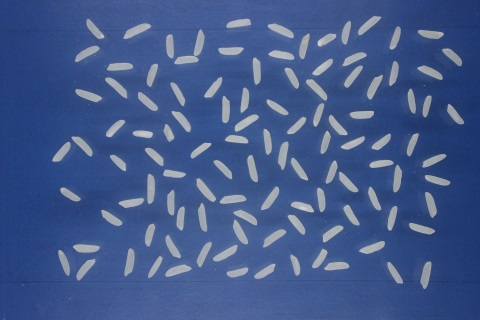
#> input picture REO3/img.jpg, 480 x 320 px
$ python REO3.py   (older library calls are emulated)
#> lines starting #> are read from the running program, lines starting #| are printed output that depends on the picture; after the words box and inside, x2 and y2 are one past the last pixel; in counts of white or black regions, pixels touching at a corner belong together
###### CAPA DE APRESENTAÇÃO #####
print('=-'*78)
print('Aluno: Rafael Novais de Miranda',' '*50,'Disciplina: AVANÇOS CIENTÍFICOS EM GENÉTICA E MELHORAMENTO DE PLANTAS I')
print('Professor: Vinicius Quintão Carneiro',' '*45,'Programa: Genética e Melhoramento de Plantas')
print('=-'*78)
print(' '*50, 'REO 03 - LISTA DE EXERCÍCIOS')
print('=-'*78)
print(' ')

##### Pacotes utilizados #####
import cv2
import numpy as np
from matplotlib import pyplot as plt
from skimage.measure import label, regionprops
from skimage.feature import peak_local_max
from skimage.segmentation import watershed
from scipy import ndimage
import pandas as pd

##### Número do exercício #####
print('EXERCÍCIO 01')
print('Selecione uma imagem a ser utilizada no trabalho prático e realize os seguintes processos utilizando as bibliotecas OPENCV e Scikit-Image do Python:')
print(' ')

##### Questão 1.a #####
print('a) Aplique o filtro de média com cinco diferentes tamanhos de kernel e compare os resultados com a imagem original;')
print('Resposta:')
arquivo = "img.jpg"
img_bgr = cv2.imread(arquivo, 1) #0-->Imagem intensidade, 1-->Imagem original
#> img_bgr is the input picture: shape (320, 480, 3); mean B, G, R 139.1, 89.4, 66.8
img_rgb = cv2.cvtColor(img_bgr,cv2.COLOR_BGR2RGB)
#Filtros - Média
img_fm_1 = cv2.blur(img_rgb, (3,3))
img_fm_2 = cv2.blur(img_rgb, (7,7))
img_fm_3 = cv2.blur(img_rgb, (9,9))
img_fm_4 = cv2.blur(img_rgb, (11,11))
img_fm_5 = cv2.blur(img_rgb, (13,13))
#Apresentação das imagens
plt.figure('Questão 1.a')
plt.subplot(2,3,1)
plt.imshow(img_rgb)
plt.xticks([])
plt.yticks([])
plt.title('Imagem Original')

plt.subplot(2,3,2)
plt.imshow(img_fm_1)
plt.xticks([])
plt.yticks([])
plt.title('03x03')

plt.subplot(2,3,3)
plt.imshow(img_fm_2)
plt.xticks([])
plt.yticks([])
plt.title('07x07')

plt.subplot(2,3,4)
plt.imshow(img_fm_3)
plt.xticks([])
plt.yticks([])
plt.title('09x09')

plt.subplot(2,3,5)
plt.imshow(img_fm_4)
plt.xticks([])
plt.yticks([])
plt.title('11x11')

plt.subplot(2,3,6)
plt.imshow(img_fm_5)
plt.xticks([])
plt.yticks([])
plt.title('13x13')
plt.show()
print('-'*50)
print(' ')

##### Questão 1.b #####
print('b) Aplique diferentes tipos de filtros com pelo menos dois tamanhos de kernel e compare os resultados entre si e com a imagem original.')
print('Resposta:')
arquivo = "img.jpg"
img_bgr = cv2.imread(arquivo, 1)
img_rgb = cv2.cvtColor(img_bgr,cv2.COLOR_BGR2RGB)
#Filtros - Média
img_fm_2 = cv2.blur(img_rgb, (7,7))
img_fm_5 = cv2.blur(img_rgb, (13,13))
#Filtros - Gaussiano
img_fg_2 = cv2.GaussianBlur(img_rgb, (7,7), 0) #média ponderada
img_fg_5 = cv2.GaussianBlur(img_rgb, (13,13), 0) #média ponderada
#Filtros - mediana
img_fmed_2 = cv2.medianBlur(img_rgb, 7)
img_fmed_5 = cv2.medianBlur(img_rgb, 13)
#Filtros - bilateral
img_fb_2 = cv2.bilateralFilter(img_rgb, 7, 7, 3) #tamanho do kernel, intensidade da cor e distancia da ponderação do pixel
img_fb_5 = cv2.bilateralFilter(img_rgb, 13, 13, 3) #tamanho do kernel, intensidade da cor e distancia da ponderação do pixel

#Apresentação das imagens
plt.figure('Questão 1.b')
plt.subplot(5,2,1)
plt.imshow(img_rgb)
plt.xticks([])
plt.yticks([])
plt.title('Imagem Original')

plt.subplot(5,2,3)
plt.imshow(img_fm_2)
plt.xticks([])
plt.yticks([])
plt.title('Média - 07x07')

plt.subplot(5,2,4)
plt.imshow(img_fm_5)
plt.xticks([])
plt.yticks([])
plt.title('Média - 13x13')

plt.subplot(5,2,5)
plt.imshow(img_fg_2)
plt.xticks([])
plt.yticks([])
plt.title('Gaussiano - 07x07')

plt.subplot(5,2,6)
plt.imshow(img_fg_5)
plt.xticks([])
plt.yticks([])
plt.title('Gaussiano - 13x13')

plt.subplot(5,2,7)
plt.imshow(img_fmed_2)
plt.xticks([])
plt.yticks([])
plt.title('Mediana - 07x07')

plt.subplot(5,2,8)
plt.imshow(img_fmed_5)
plt.xticks([])
plt.yticks([])
plt.title('Mediana - 13x13')

plt.subplot(5,2,9)
plt.imshow(img_fb_2)
plt.xticks([])
plt.yticks([])
plt.title('Bilateral - 07x07')

plt.subplot(5,2,10)
plt.imshow(img_fb_5)
plt.xticks([])
plt.yticks([])
plt.title('Bilateral - 13x13')
plt.show()
print('-'*50)
print(' ')

##### Questão 1.c #####
print('c) Realize a segmentação da imagem utilizando o processo de limiarização. Utilizando o reconhecimento de contornos, identifique e salve os objetos de interesse. Além disso, acesse as bibliotecas Opencv e Scikit-Image, verifique as variáveis que podem ser mensuradas e extraia as informações pertinentes (crie e salve uma tabela com estes dados). Apresente todas as imagens obtidas ao longo deste processo.')
print('Resposta:')
# Leitura da imagem
arquivo = "img.jpg"
img_bgr = cv2.imread(arquivo, 1)
img_rgb = cv2.cvtColor(img_bgr,cv2.COLOR_BGR2RGB)

#Separação dos canais
R,G,B = cv2.split(img_rgb)
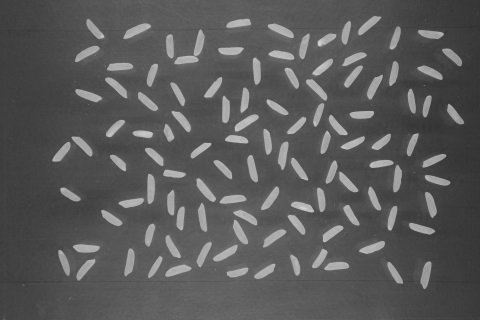
#> G: shape (320, 480); min 49, max 212, mean 89.4
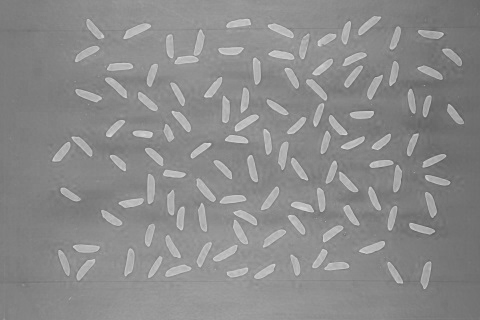
#> B: shape (320, 480); min 93, max 223, mean 139.1
(L, img_limiar_inv) = cv2.threshold(R,0,255,cv2.THRESH_BINARY+cv2.THRESH_OTSU)
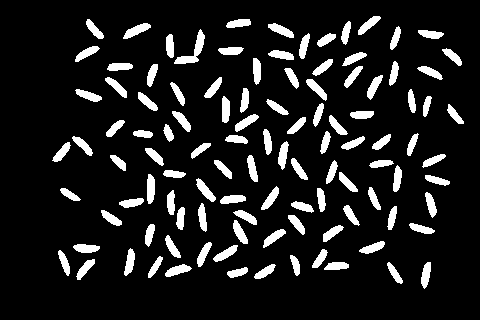
#> img_limiar_inv: shape (320, 480); 11.6% white; 109 white regions
#> L = 106

#Imagem segmentada
img_segmentada = cv2.bitwise_and(img_rgb,img_rgb,mask=img_limiar_inv)
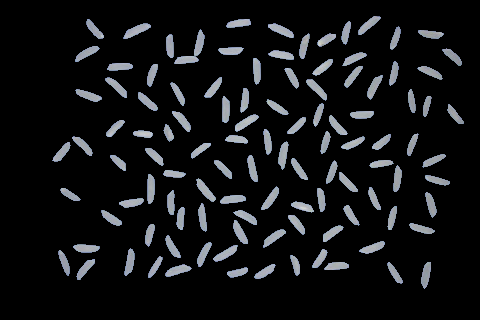
#> img_segmentada: shape (320, 480, 3); mean R, G, B 18.3, 19.3, 20.9
mascara = img_limiar_inv.copy()
cnts,h = cv2.findContours(mascara, cv2.RETR_TREE,cv2.CHAIN_APPROX_SIMPLE)
#> cnts = 109 contours; largest, box (x1, y1, x2, y2) and area: (174, 29, 205, 64) 284, (123, 23, 151, 39) 182, (147, 174, 155, 204) 173, (196, 178, 216, 202) 170, (268, 23, 294, 38) 166; h = 109 rows, first 6: [1, -1, -1, -1], [2, 0, -1, -1], [3, 1, -1, -1], [4, 2, -1, -1], [5, 3, -1, -1], [6, 4, -1, -1]
dimen = []

#Informações das imagens
for (i, c) in enumerate(cnts):

	(x, y, w, h) = cv2.boundingRect(c)
	obj = img_limiar_inv[y:y+h,x:x+w]
	img_rgb = img_segmentada[y:y+h,x:x+w]
	obj_rgb = cv2.cvtColor(img_rgb,cv2.COLOR_BGR2RGB)
	cv2.imwrite('s'+str(i+1)+'.png',obj_rgb)
	cv2.imwrite('sb'+str(i+1)+'.png',obj)

	regiao = regionprops(obj)
	print('Semente: ', str(i+1))
	print('Dimensão da Imagem: ', np.shape(obj))
	print('Medidas Físicas')
	print('Centroide: ', regiao[0].centroid)
	print('Comprimento do eixo menor: ', regiao[0].minor_axis_length)
	print('Comprimento do eixo maior: ', regiao[0].major_axis_length)
	print('Razão: ', regiao[0].major_axis_length / regiao[0].minor_axis_length)
	area = cv2.contourArea(c)
	print('Área: ', area)
	print('Perímetro: ', cv2.arcLength(c,True))

	print('Medidas de Cor')
	min_val_R, max_val_R, min_loc_R, max_loc_R = cv2.minMaxLoc(img_rgb[:,:,0], mask=obj)
	print('Valor Mínimo no R: ', min_val_R, ' - Posição: ', min_loc_R)
	print('Valor Máximo no R: ', max_val_R, ' - Posição: ', max_loc_R)
	med_val_R = cv2.mean(img_rgb[:,:,0], mask=obj)
	print('Média no Componente R: ', med_val_R)

	min_val_G, max_val_G, min_loc_G, max_loc_G = cv2.minMaxLoc(img_rgb[:, :, 1], mask=obj)
	print('Valor Mínimo no G: ', min_val_G, ' - Posição: ', min_loc_G)
	print('Valor Máximo no G: ', max_val_G, ' - Posição: ', max_loc_G)
	med_val_G = cv2.mean(img_rgb[:,:,1], mask=obj)
	print('Média no Componente G: ', med_val_G)

	min_val_B, max_val_B, min_loc_B, max_loc_B = cv2.minMaxLoc(img_rgb[:, :, 2], mask=obj)
	print('Valor Mínimo no Cb: ', min_val_B, ' - Posição: ', min_loc_B)
	print('Valor Máximo no Cb: ', max_val_B, ' - Posição: ', max_loc_B)
	med_val_B = cv2.mean(img_rgb[:,:,2], mask=obj)
	print('Média no Croma com diferença azul: ', med_val_B)
	print('-'*50)
#> this loop made 109 passes
#> (x, y, w, h, regiao, area, min_val_R, max_val_R) on passes 1, 2, 12, 15, 22, 23: (227, 267, 21, 11, 1 regions; box (x1, y1, x2, y2) and area: (0, 0, 21, 11) 141, 117.5, 108, 176), (254, 264, 22, 15, 1 regions; box (x1, y1, x2, y2) and area: (0, 0, 22, 15) 160, 135.5, 107, 178), (124, 248, 11, 28, 1 regions; box (x1, y1, x2, y2) and area: (0, 0, 11, 28) 188, 158.5, 107, 166), (197, 242, 15, 25, 1 regions; box (x1, y1, x2, y2) and area: (0, 0, 15, 25) 175, 147.5, 108, 170), (233, 220, 15, 24, 1 regions; box (x1, y1, x2, y2) and area: (0, 0, 15, 24) 187, 157.5, 108, 175), (288, 215, 17, 20, 1 regions; box (x1, y1, x2, y2) and area: (0, 0, 17, 20) 162, 138.5, 109, 183)
#> (x, y, w, h, regiao, area, min_val_R, max_val_R) on passes 6, 11, 19, 24, 25, 26: (324, 262, 25, 8, 1 regions; box (x1, y1, x2, y2) and area: (0, 0, 25, 8) 161, 133.5, 109, 179), (312, 249, 16, 19, 1 regions; box (x1, y1, x2, y2) and area: (0, 0, 16, 19) 152, 123, 107, 178), (323, 225, 21, 17, 1 regions; box (x1, y1, x2, y2) and area: (0, 0, 21, 17) 169, 144, 107, 179), (233, 210, 24, 15, 1 regions; box (x1, y1, x2, y2) and area: (0, 0, 24, 15) 195, 144.5, 108, 180), (101, 210, 21, 16, 1 regions; box (x1, y1, x2, y2) and area: (0, 0, 21, 16) 164, 139, 108, 175), (176, 207, 9, 23, 1 regions; box (x1, y1, x2, y2) and area: (0, 0, 9, 23) 151, 125.5, 108, 168)
#> (printed output is left out)

razao = regiao[0].major_axis_length / regiao[0].minor_axis_length
dimen += [[str(i + 1), str(h), str(w), str(area), str(razao)]]
dados = pd.DataFrame(dimen)
dados = dados.rename(columns={0: 'Grãos', 1: 'Altura', 2: 'Largura', 3: 'Area', 4: 'Razão'})
dados.to_csv('Medidas.csv', index=False)

print('Total de sementes: ', len(cnts))
print('-'*50)

seg = img_segmentada.copy()
cv2.drawContours(seg,cnts,-1,(0,255,0),2)
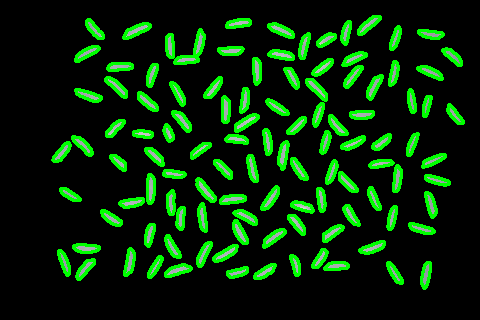
#> seg: shape (320, 480, 3); 13.36% of pixels changed, all inside (x1, y1, x2, y2) = (51, 15, 465, 290)

plt.figure('Questão 1.c')
plt.subplot(1,2,1)
plt.imshow(seg)
plt.xticks([])
plt.yticks([])
plt.title('Contornos')

plt.subplot(1,2,2)
plt.imshow(img_rgb)
plt.xticks([])
plt.yticks([])
plt.title('Arroz')
plt.show()
print('-'*50)
print(' ')

##### Questão 1.d #####
print('d) Utilizando máscaras, apresente o histograma somente dos objetos de interesse.')
print('Resposta:')

s82 = 's82.png'
s82_bgr = cv2.imread(s82, 1)
s82 = cv2.cvtColor(s82_bgr, cv2.COLOR_BGR2RGB)
sb82 = "sb82.png"
sb82_bgr = cv2.imread(sb82, 0)
hist_segmentada_R_1 = cv2.calcHist([s82],[0], sb82_bgr, [256],[0,256])
hist_segmentada_G_1 = cv2.calcHist([s82],[1], sb82_bgr, [256],[0,256])
hist_segmentada_B_1 = cv2.calcHist([s82],[2], sb82_bgr, [256],[0,256])

s32 = 's32.png'
s32_bgr = cv2.imread(s32, 1)
s32 = cv2.cvtColor(s32_bgr, cv2.COLOR_BGR2RGB)
sb32 = "sb32.png"
sb32_bgr = cv2.imread(sb32, 0)
hist_segmentada_R_2 = cv2.calcHist([s32],[0], sb32_bgr, [256],[0,256])
hist_segmentada_G_2 = cv2.calcHist([s32],[1], sb32_bgr, [256],[0,256])
hist_segmentada_B_2 = cv2.calcHist([s32],[2], sb32_bgr, [256],[0,256])

plt.figure('Questão 1.d-1/2')
plt.subplot(3,3,2)
plt.imshow(s82)
plt.title('Objeto: 1 - s82')

plt.subplot(3, 3, 4)
plt.imshow(s82[:,:,0],cmap='gray')
plt.title('Objeto: 1 - R')

plt.subplot(3, 3, 5)
plt.imshow(s82[:,:,1],cmap='gray')
plt.title('Objeto: 1 - G')

plt.subplot(3, 3, 6)
plt.imshow(s82[:,:,2],cmap='gray')
plt.title('Objeto: 1 - B')

plt.subplot(3, 3, 7)
plt.plot(hist_segmentada_R_1, color='r')
plt.title("Histograma - R")
plt.xlim([0, 256])
plt.xlabel("Valores Pixels")
plt.ylabel("Número de Pixels")

plt.subplot(3, 3, 8)
plt.plot(hist_segmentada_G_1, color='g')
plt.title("Histograma - G")
plt.xlim([0, 256])
plt.xlabel("Valores Pixels")
plt.ylabel("Número de Pixels")

plt.subplot(3, 3, 9)
plt.plot(hist_segmentada_B_1, color='b')
plt.title("Histograma - B")
plt.xlim([0, 256])
plt.xlabel("Valores Pixels")
plt.ylabel("Número de Pixels")
plt.show()
#> figure, not shown here; panel 5: curve peaks at x = 171, y = 14; panel 6: curve peaks at x = 179, y = 17; panel 7: curve peaks at x = 182, y = 15

plt.figure('Questão 1.d-2/2')
plt.subplot(3,3,2)
plt.imshow(s32)
plt.title('Objeto: 2 - s32')

plt.subplot(3, 3, 4)
plt.imshow(s32[:,:,0],cmap='gray')
plt.title('Objeto: 2 - R')

plt.subplot(3, 3, 5)
plt.imshow(s32[:,:,1],cmap='gray')
plt.title('Objeto: 2 - G')

plt.subplot(3, 3, 6)
plt.imshow(s32[:,:,2],cmap='gray')
plt.title('Objeto: 2 - B')

plt.subplot(3, 3, 7)
plt.plot(hist_segmentada_R_2, color='r')
plt.title("Histograma - R")
plt.xlim([0, 256])
plt.xlabel("Valores Pixels")
plt.ylabel("Número de Pixels")

plt.subplot(3, 3, 8)
plt.plot(hist_segmentada_G_2, color='g')
plt.title("Histograma - G")
plt.xlim([0, 256])
plt.xlabel("Valores Pixels")
plt.ylabel("Número de Pixels")

plt.subplot(3, 3, 9)
plt.plot(hist_segmentada_B_2, color='b')
plt.title("Histograma - B")
plt.xlim([0, 256])
plt.xlabel("Valores Pixels")
plt.ylabel("Número de Pixels")
plt.show()
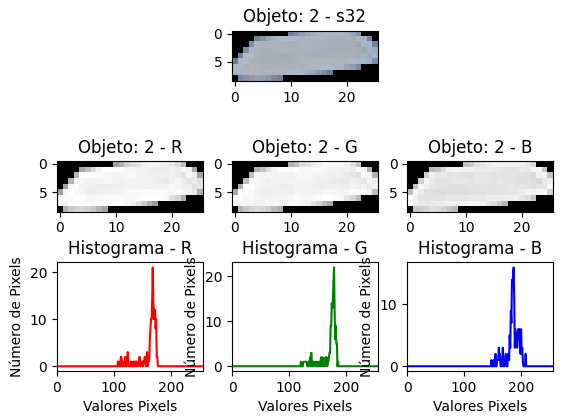
#> figure drawn by matplotlib, 7 panels; panel 5: curve peaks at x = 168, y = 21; panel 6: curve peaks at x = 179, y = 22; panel 7: curve peaks at x = 187, y = 16
print('-'*50)
print(' ')

##### Questão 1.e #####
print('e) Realize a segmentação da imagem utilizando a técnica de k-means. Apresente as imagens obtidas neste processo.')
print('Resposta:')
print('INFORMAÇÕES')
print('-'*80)
arquivo = "img.jpg"
img_bgr = cv2.imread(arquivo, 1)
img_rgb = cv2.cvtColor(img_bgr,cv2.COLOR_BGR2RGB)
print('Dimensão: ',np.shape(img_rgb))
print(np.shape(img_rgb)[0], ' x ',np.shape(img_rgb)[1], ' = ', np.shape(img_rgb)[0] * np.shape(img_rgb)[1])
print('-'*80)

pixel_values = img_rgb.reshape((-1, 3))
pixel_values = np.float32(pixel_values)
print('-'*80)
print('Dimensão Matriz: ',pixel_values.shape)
print('-'*80)

# K-means
# Critério de Parada
criteria = (cv2.TERM_CRITERIA_EPS + cv2.TERM_CRITERIA_MAX_ITER, 100, 0.5)
# Número de Grupos (k)
k = 2
dist, labels, (centers) = cv2.kmeans(pixel_values, k, None, criteria, 10, cv2.KMEANS_RANDOM_CENTERS)
print('-'*80)
print('SQ das Distâncias de Cada Ponto ao Centro: ', dist)
print('-'*80)
print('Dimensão labels: ', labels.shape)
print('Valores únicos: ',np.unique(labels))
print('Tipo labels: ', type(labels))

# flatten the labels array
labels = labels.flatten()
print('-'*80)
print('Dimensão flatten labels: ', labels.shape)
print('Tipo labels (f): ', type(labels))
print('-'*80)

# Valores dos labels
val_unicos,contagens = np.unique(labels,return_counts=True)
val_unicos = np.reshape(val_unicos,(len(val_unicos),1))
contagens = np.reshape(contagens,(len(contagens),1))
hist = np.concatenate((val_unicos,contagens),axis=1)
print('Histograma')
print(hist)
print('-'*80)
print('Centroides Decimais')
print(centers)
print('-'*80)

# Conversão dos centroides para valores de interos de 8 digitos
centers = np.uint8(centers)
print('-'*80)
print('Centroides uint8')
print(centers)
print('-'*80)

# Conversão dos pixels para a cor dos centroides
matriz_segmentada = centers[labels]
print('-'*80)
print('Dimensão Matriz Segmentada: ',matriz_segmentada.shape)
print('Matriz Segmentada')
print(matriz_segmentada[0:5,:])
print('-'*80)

# Reformatar a matriz na imagem de formato original
img_segmentada = matriz_segmentada.reshape(img_rgb.shape)

# Grupo 1
original_01 = np.copy(img_rgb)
matriz_or_01 = original_01.reshape((-1, 3))
matriz_or_01[labels != 1] = [0, 0, 0]
img_final_01 = matriz_or_01.reshape(img_rgb.shape)

# Grupo 2
original_02 = np.copy(img_rgb)
matriz_or_02 = original_02.reshape((-1, 3))
matriz_or_02[labels == 1] = [0, 0, 0]
img_final_02 = matriz_or_02.reshape(img_rgb.shape)
########################################################################################################################

# Apresentar Imagem
plt.figure('Questão 1.e')
plt.subplot(2,2,1)
plt.imshow(img_rgb)
plt.title('Imagem RGB')
plt.xticks([])
plt.yticks([])

plt.subplot(2,2,2)
plt.imshow(img_segmentada)
plt.title('Rótulos')
plt.xticks([])
plt.yticks([])

plt.subplot(2,2,3)
plt.imshow(img_final_01)
plt.title('Grupo 1')
plt.xticks([])
plt.yticks([])

plt.subplot(2,2,4)
plt.imshow(img_final_02)
plt.title('Grupo 2')
plt.xticks([])
plt.yticks([])
plt.show()
print('-'*50)
print(' ')

##### Questão 1.f #####
print('f) Realize a segmentação da imagem utilizando a técnica de watershed. Apresente as imagens obtidas neste processo.')
print('Resposta:')

r,g,b = cv2.split(img_rgb)
limiar_1f, mask = cv2.threshold(r,0,255,cv2.THRESH_BINARY+cv2.THRESH_OTSU)
img_dist = ndimage.distance_transform_edt(mask)
localmax = peak_local_max(img_dist, indices=False, min_distance=5, labels=mask)
#> localmax: shape (320, 480) bool; 0.15% white in thin lines or dots, all inside (x1, y1, x2, y2) = (61, 21, 455, 278)

print('Quantidade de Picos')
print(np.unique(localmax,return_counts=True))
print('-'*50)

marcadores,n_marcadores = ndimage.label(localmax, structure=np.ones((3, 3)))
#> marcadores: shape (320, 480) int32; 227 distinct labels, from 0 to 226

print('Marcadores')
print(np.unique(marcadores,return_counts=True))
print('-'*50)
img_ws = watershed(-img_dist, marcadores, mask=mask)
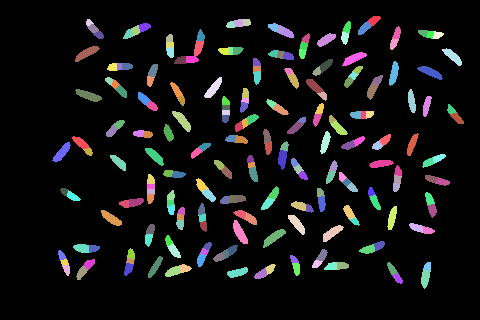
#> img_ws: shape (320, 480) int32; 227 distinct labels, from 0 to 226; one colour per label, 0 black

print('Watershed')
print(np.unique(img_ws,return_counts=True))
print("Número de sementes: ", len(np.unique(img_ws)) - 1)
img_final = np.copy(img_rgb)
img_final[img_ws != 38] = [0,0,0]

plt.figure('Questão 1.f')
plt.subplot(2,3,1)
plt.imshow(img_rgb)
plt.xticks([])
plt.yticks([])
plt.title('RGB')

plt.subplot(2,3,2)
plt.imshow(r,cmap='gray')
plt.xticks([])
plt.yticks([])
plt.title('R')

plt.subplot(2,3,3)
plt.imshow(mask,cmap='gray')
plt.xticks([])
plt.yticks([])
plt.title('Máscara binária')

plt.subplot(2,3,4)
plt.imshow(img_dist,cmap='jet')
plt.xticks([])
plt.yticks([])
plt.title('Imagem distância')

plt.subplot(2,3,5)
plt.imshow(img_ws,cmap='jet')
plt.xticks([])
plt.yticks([])
plt.title('Imagem folha segmentada')

plt.subplot(2,3,6)
plt.imshow(img_final)
plt.xticks([])
plt.yticks([])
plt.title('Seleção')
plt.show()
print('-'*50)
print(' ')

##### Questão 1.g #####
print('g) Compare os resultados das três formas de segmentação (limiarização, k-means e watershed) e identifique as potencialidades de cada delas.')
print('Resposta:')
plt.figure('Questão 1.g')
plt.subplot(1,3,1)
plt.imshow(mask,cmap='gray')
plt.xticks([])
plt.yticks([])
plt.title('OTSU')

plt.subplot(1,3,2)
plt.imshow(img_final_01)
plt.title('K-MEANS')
plt.xticks([])
plt.yticks([])

plt.subplot(1,3,3)
plt.imshow(img_ws)
plt.xticks([])
plt.yticks([])
plt.title('Wathershed')
plt.show()
print('-'*50)
print(' ')

$ run again, with REO2/img.jpg copied over REO3/img.jpg
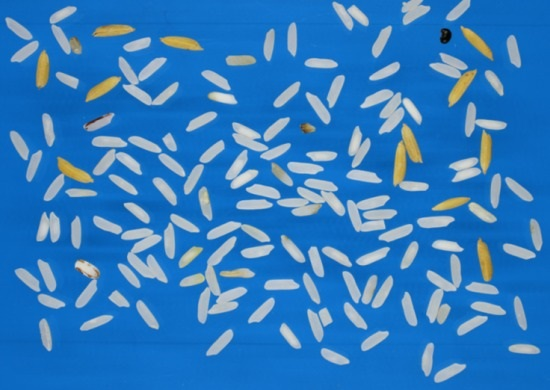
#> input picture REO2/img.jpg, 550 x 390 px
#> img_bgr is the input picture: shape (390, 550, 3); mean B, G, R 190.9, 123.6, 49
#> `(L, img_limiar_inv) = cv2.threshold(R,0,255,cv2.THRESH_BINARY+cv2.THRE..`:
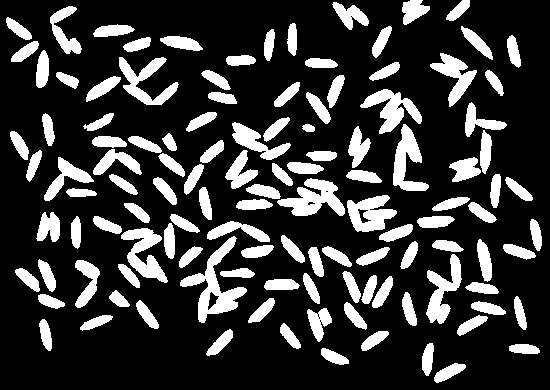
#> img_limiar_inv: shape (390, 550); 21.8% white; 120 white regions
#> L = 89
#> `cnts,h = cv2.findContours(mascara, cv2.RETR_TREE,cv2.CHAIN_APPROX_SIMP..`: cnts = 132 contours, 9 with area under 20; largest, box (x1, y1, x2, y2) and area: (180, 236, 247, 323) 1669, (277, 178, 345, 216) 1256, (347, 195, 397, 232) 1119, (360, 89, 422, 134) 1072, (121, 228, 168, 283) 1067; h = 132 rows, first 6: [1, -1, -1, -1], [2, 0, -1, -1], [3, 1, -1, -1], [4, 2, -1, -1], [5, 3, -1, -1], [6, 4, -1, -1]
#> the loop `for (i, c) in enumerate(cnts): ` made 132 passes
#> (x, y, w, h, regiao, area, min_val_R, max_val_R) on passes 2, 3, 16, 17: (321, 348, 28, 17, 1 regions; box (x1, y1, x2, y2) and area: (0, 0, 28, 17) 269, 237, 90, 193), (509, 344, 31, 10, 1 regions; box (x1, y1, x2, y2) and area: (0, 0, 31, 10) 253, 218.5, 90, 193), (471, 301, 35, 14, 1 regions; box (x1, y1, x2, y2) and area: (0, 0, 35, 14) 306, 268.5, 90, 188), (136, 300, 23, 29, 1 regions; box (x1, y1, x2, y2) and area: (0, 0, 23, 29) 298, 265.5, 92, 181)
#> (printed output is left out)
#> seg: shape (390, 550, 3); mean R, G, B 19.4, 65.7, 20
#> sb32_bgr: shape (48, 25); 50.2% white; 5 black regions (2 under 20 px), largest, box (x1, y1, x2, y2) and area: (0, 8, 18, 43) 295, (6, 15, 25, 48) 221, (9, 0, 25, 11) 74
#> localmax: shape (390, 550) bool; 0.16% white in thin lines or dots
#> marcadores: shape (390, 550) int32; 352 distinct labels, from 0 to 351
#> `img_ws = watershed(-img_dist, marcadores, mask=mask)`:
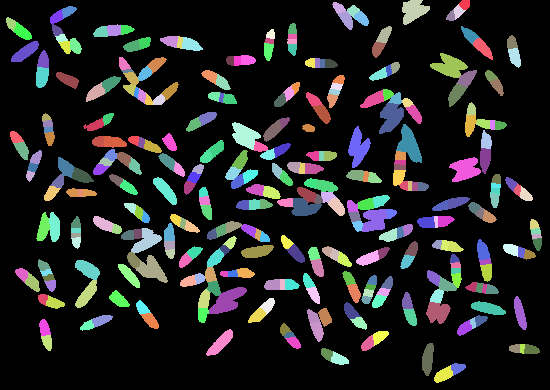
#> img_ws: shape (390, 550) int32; 352 distinct labels, from 0 to 351; one colour per label, 0 black
